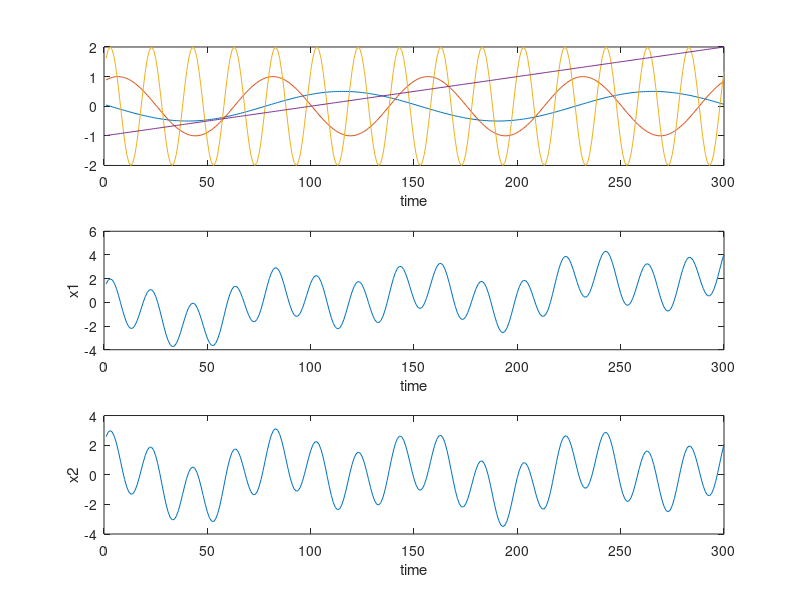
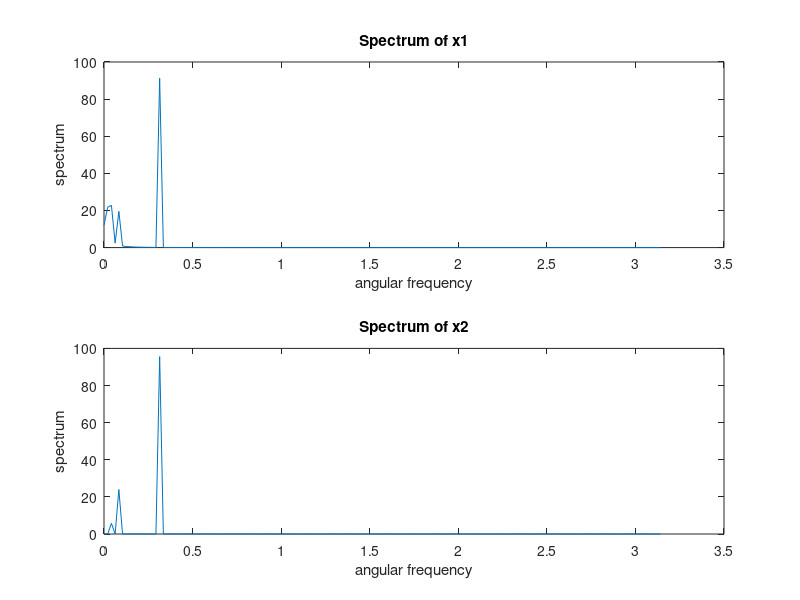
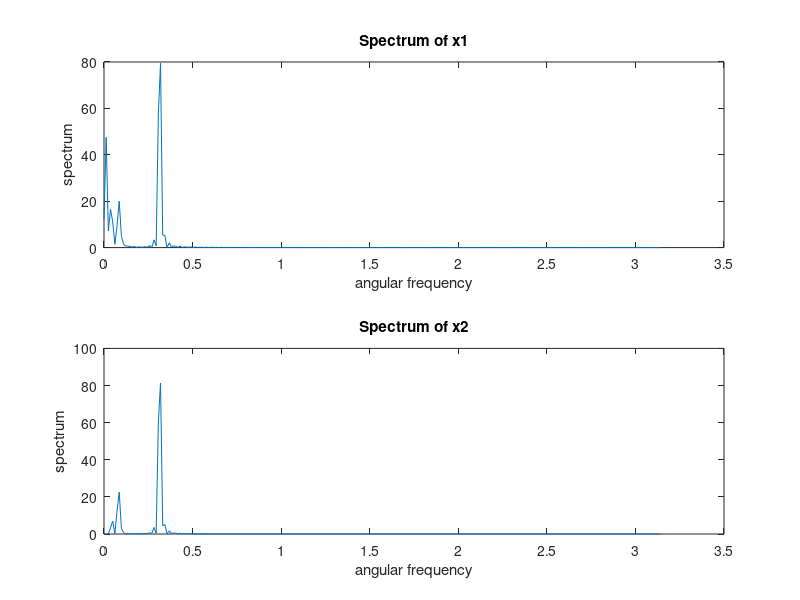
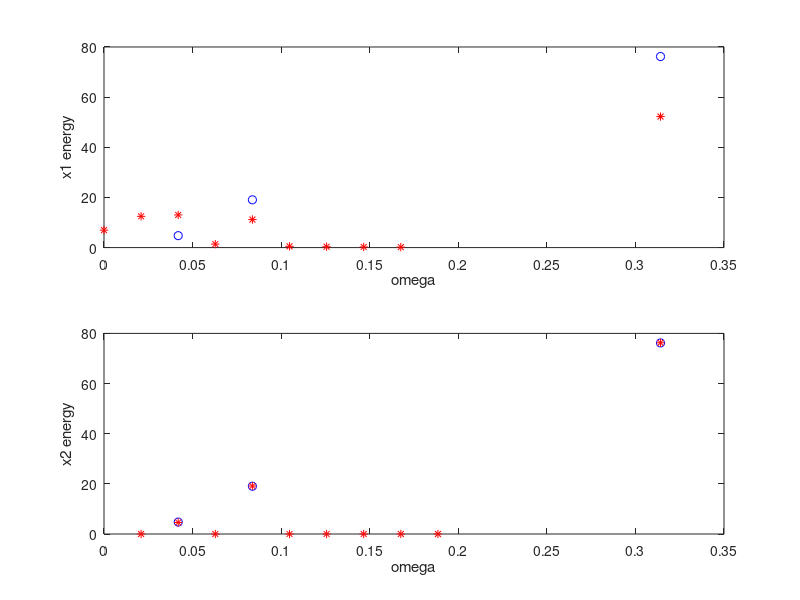

These figures' MATLAB source, in order:
%%%%%%%%%%%%%%%%%%%%%%%%%%%%%%%%%%%%%%%%%%
% Tutorial 6 (10 Oct 2017)
% Application of Fourier spectral analysis (FSA)
% on a synthetic data
% this code deals with the data that are 300 points long (from  Tutorial)
%%%%%%%%%%%%%%%%%%%%%%%%%%%%%%%%%%%%%%%%%%

%%%%%%%%%%%%%%%%%%
% Example 1: autospectrum
%%%%%%%%%%%%%%%%%% 
% creating x1 and x2 as a superposition of synthetic signals 
k=2*pi/50;
omega=[2*pi/150 2*pi/75 2*pi/20]; % = [0.0419    0.0838    0.3142]
x=[1:100];
t=[1:300];

y(1,:)=0.5*sin(k*x(1)-omega(1)*t);
y(2,:)=sin(k*x(17)-omega(2)*t);
y(3,:)=2*sin(k*x(70)-omega(3)*t);
y(4,:)=0.01*t-1;

x1=sum(y);

% subtract linear regression line
tn(1:300)=1;
tn=[tn' t'];
b=regress(x1',tn);
trend=tn*b;

x2=x1-trend';	

figure;
subplot(3,1,1)
plot(y');
xlabel('time');

subplot(3,1,2)
plot(x1);
xlabel('time');
ylabel('x1');

subplot(3,1,3)
plot(x2);
xlabel('time');
ylabel('x2');

% calulating autospectrum S
[Px1, w1] = periodogram(x1,[],size(x1,2));
[Px2, w2] = periodogram(x2,[],size(x2,2));

% plotting autospectrum 
figure;
subplot(2,1,1)
plot(w1,Px1);
title('Spectrum of x1');
xlabel('angular frequency');
ylabel('spectrum');

subplot(2,1,2)
plot(w2,Px2);
title('Spectrum of x2');
xlabel('angular frequency');
ylabel('spectrum');

% calulating autospectrum S using different option in matlab
% the one with default (2^n) number of point used in the FFT
[Px1n, w1n] = periodogram(x1);
[Px2n, w2n] = periodogram(x2);

% plotting autospectrum 
figure;
subplot(2,1,1)
plot(w1n,Px1n);
title('Spectrum of x1');
xlabel('angular frequency');
ylabel('spectrum');

subplot(2,1,2)
plot(w2n,Px2n);
title('Spectrum of x2');
xlabel('angular frequency');
ylabel('spectrum');

% variance in Fourier bands (% of total)
[energy1 ind1] = sort(100*Px1/sum(Px1),'descend');
[energy2 ind2] = sort(100*Px2/sum(Px2),'descend');

% angular frequencies for first 10 peaks
freq1=w1(ind1(1:10));
freq1n=w1n(ind1(1:10));

freq2=w2(ind2(1:10));
freq2n=w2n(ind2(1:10));

% real energy(%) in the data
% amplitude^2
eng=[0.5 1 2];  % these are amplitudes of the known signals (y1, y2, y3)
eng=100*eng.^2./sum(eng.^2);

% plot energy per frequency (real and derived from FSA)
figure;
subplot(2,1,1)
plot(omega,eng,'bo',freq1,energy1(1:10),'r*');
xlabel('omega');
ylabel('x1 energy');

subplot(2,1,2)
plot(omega,eng,'bo',freq2,energy2(1:10),'r*');
xlabel('omega');
ylabel('x2 energy');

%%%%%%%%%%%%%%%%%%%%%%%%%%%%%%%%%%%%%%%%%%%%%%%%%%%%%%%%%%%%%%%%%%
% Test for aliasing
%%%%%%%%%%%%%%%%%%%%%%%%%%%%%%%%%%%%%%%%%%%%%%%%%%%%%%%%%%%%%%%%%%%%
% lets assume we sample the signal x1 at fewer points
% the signal with max frequancy has a time period (theta) = 20
% we need at least 2 points to cover this period 
% (the original signal has 20 point in theta, do dt=1)

% set dt;
dN=3; % new sampling interval 
ind=[1:dN:300];
dt=300/length(ind);
x2new=x2(ind);
freq=1/dt; % new sampling frequency
omega_N=pi/dt; % Nyquist angular frequency

figure;
subplot(2,1,1)
plot(t,x2,'b.-'); hold on
plot(ind,x2new,'ro');
xlabel('time');
ylabel('x2');

% calulating autospectrum S
[Px2, w2] = periodogram(x2,[],length(t),1);
[Px2new, w2new] = periodogram(x2new,[],length(ind),freq);

om(1:2)=omega_N;
yy=[0 max(Px2new)];
% plotting autospectrum 
subplot(2,1,2)
plot(2*pi*w2,Px2,'bo-',2*pi*w2new,Px2new,'r*-'); hold on
plot(om,yy,'k--','LineWidth',2);
xlabel('angular frequency');
ylabel('spectrum');
legend('original','new','Nyquist freq.');
xlim([0 1.1]);

% set dt;
dN=9; % new sampling interval 
ind=[1:dN:300];
dt=300/length(ind);
x2new=x2(ind);
freq=1/dt; % new sampling frequency
omega_N=pi/dt; % Nyquist angular frequency

figure;
subplot(2,1,1)
plot(t,x2,'b.-'); hold on
plot(ind,x2new,'ro');
xlabel('time');
ylabel('x2');

% calulating autospectrum S
[Px2, w2] = periodogram(x2,[],length(t),1);
[Px2new, w2new] = periodogram(x2new,[],length(ind),freq);

om(1:2)=omega_N;
yy=[0 max(Px2new)];
% plotting autospectrum 
subplot(2,1,2)
plot(2*pi*w2,Px2,'bo-',2*pi*w2new,Px2new,'r*-'); hold on
plot(om,yy,'k--','LineWidth',2);
xlabel('angular frequency');
ylabel('spectrum');
legend('original','new','Nyquist freq.');
xlim([0 0.5]);

% set dt;
dN=12; % new sampling interval 
ind=[1:dN:300];
dt=300/length(ind);
x2new=x2(ind);
freq=1/dt; % new sampling frequency
omega_N=pi/dt; % Nyquist angular frequency

figure;
subplot(2,1,1)
plot(t,x2,'b.-'); hold on
plot(ind,x2new,'ro');
xlabel('time');
ylabel('x2');

% calulating autospectrum S
[Px2, w2] = periodogram(x2,[],length(t),1);
[Px2new, w2new] = periodogram(x2new,[],length(ind),freq);

om(1:2)=omega_N;
yy=[0 max(Px2new)];
% plotting autospectrum 
subplot(2,1,2)
plot(2*pi*w2,Px2,'bo-',2*pi*w2new,Px2new,'r*-'); hold on
plot(om,yy,'k--','LineWidth',2);
xlabel('angular frequency');
ylabel('spectrum');
legend('original','new','Nyquist freq.');
xlim([0 0.5]);








